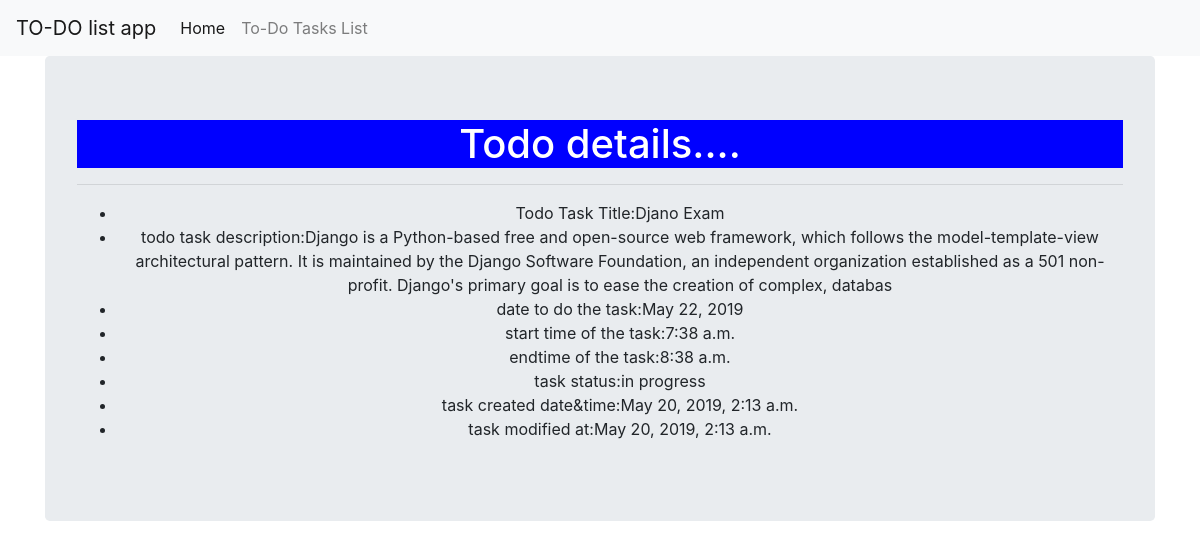
Page /4/ on the committed database.
### todo/models.py (models this page shows, shortened)
class Todo(models.Model):
    STATUS_CHOICES=(('in progress','In progress'),('completed','completed'),('pending','pending'))
    title=models.CharField(max_length=200)
    description=models.CharField(max_length=300)
    date_of_the_task=models.DateField(u'Day of the task', help_text=u'Day of the task',default=timezone.now)
    start_time_of_task=models.TimeField(u'Time to start the Task', help_text=u'Starting time',default=datetime.now().time())
    end_time_of_task=models.TimeField(u'Time to finish the Task', help_text=u'Final time',default=datetime.now().time())
    status=models.CharField(max_length=20,choices=STATUS_CHOICES,default='In progress')
    created=models.DateTimeField(auto_now_add=True)
    modified=models.DateTimeField(auto_now=True)

### todo/views.py (the view)
# urls.py: url(r'^(?P<pk>\d+)/$',views.TodoDetailView.as_view(),name='detail'),
class TodoDetailView(DetailView):
    model=Todo

### templates/todo/todo_detail.html
<!DOCTYPE html>
{% extends 'todo/base.html' %}
{% block body_block %}
<h1>Todo details....</h1><hr>
<ul>
  <li>Todo Task Title:{{todo.title}}</li>
  <li>todo task description:{{todo.description}}</li>
  <li>date to do the task:{{todo.date_of_the_task}}</li>
  <li>start time of the task:{{todo.start_time_of_task}}</li>
  <li>endtime of the task:{{todo.end_time_of_task}}</li>
  <li>task status:{{todo.status}}</li>
  <li>task created date&time:{{todo.created}}</li>
  <li>task modified at:{{todo.modified}}</li>
</ul>
{% endblock %}

### static/css/demo.css (style rules this page uses)
h1 { background: blue; color: white; }

### rows in the picture
Todo: title "Djano Exam", description "Django is a Python-based free and open-source web framework, which follows the model-template-view architectural pattern. It is maintained by the Django Software Foundation, an independent organization established as a 501 non-profit. Django's primary goal is to ease the creation of complex, databas", date_of_the_task "May 22, 2019", start_time_of_task "7:38 a.m.", end_time_of_task "8:38 a.m.", status "in progress", created "May 20, 2019, 2:13 a.m.", modified "May 20, 2019, 2:13 a.m."
